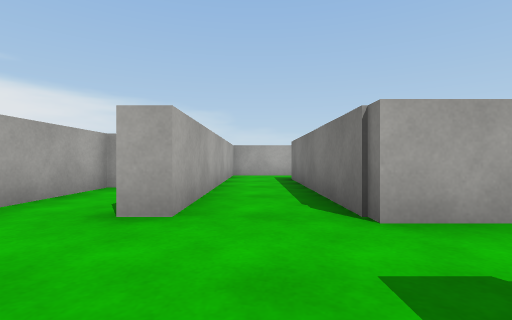
view 1 (above)

24 first-person views from a walk through a Unity game level. The camera is 0.51 m above the floor, looks level and sees 85° across. The floor is counted in squares, 1 m on a side. Each view is taken from the middle of a square. On the plan, view 1 faces up. The plan holds only what a view shows up to about 9 squares ahead; the rest is blank. The place goes on beyond the plan. The player is left out. Surface patterns are stand-ins for the level's own textures.

view 2
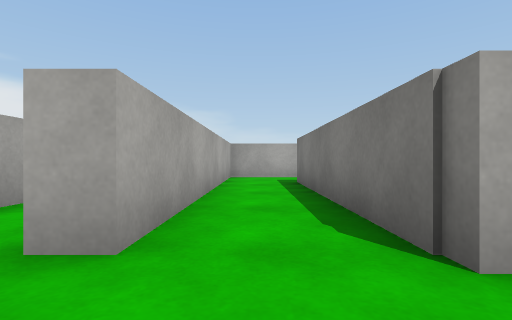

view 3
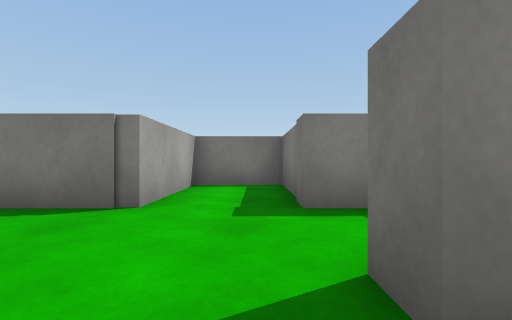

view 4
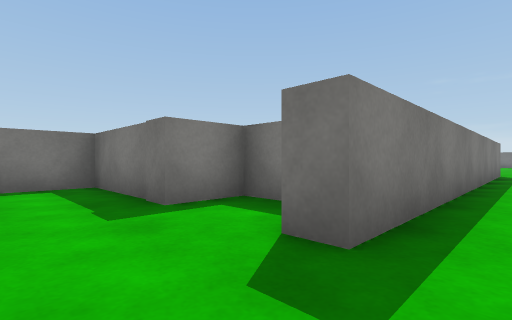

view 5
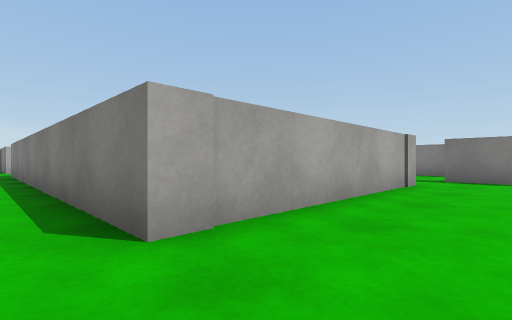

view 6
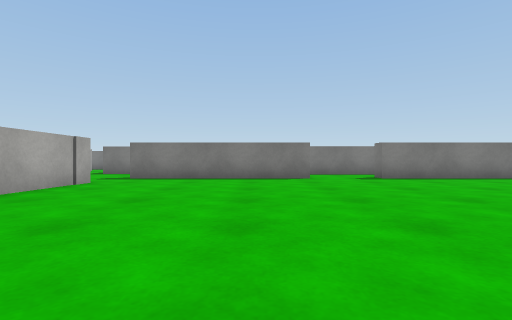

view 7
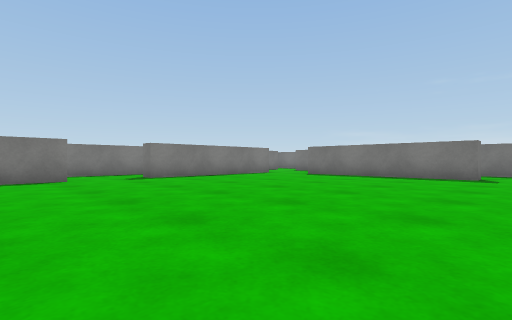

view 8
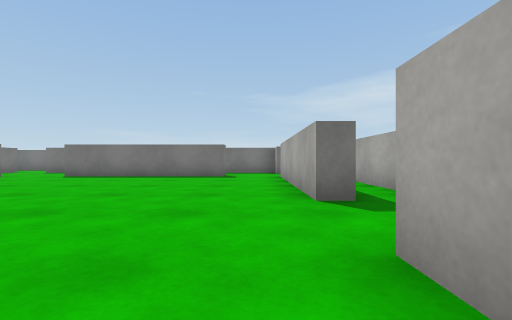

view 9
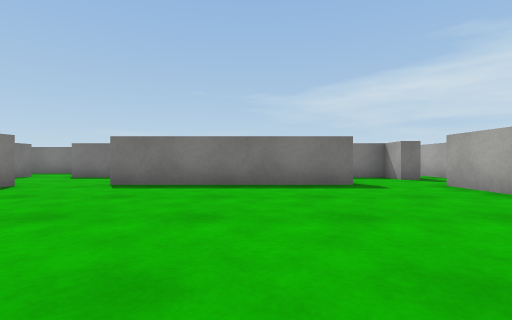

view 10
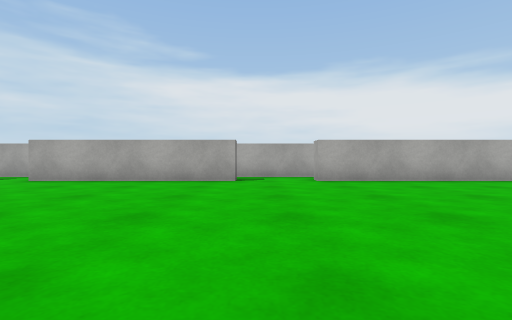

view 11
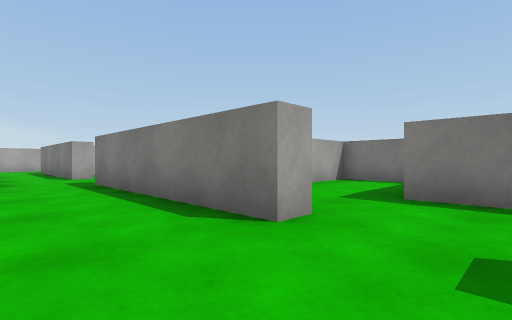

view 12
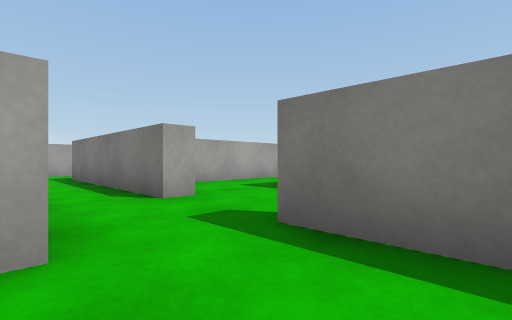

view 13
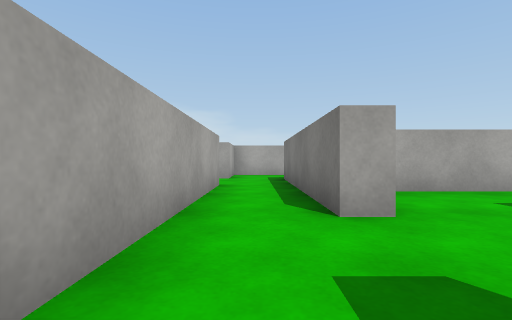

view 14
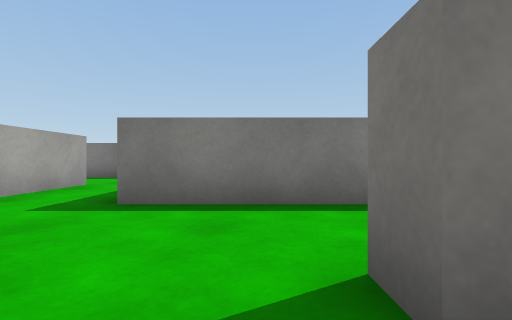

view 15
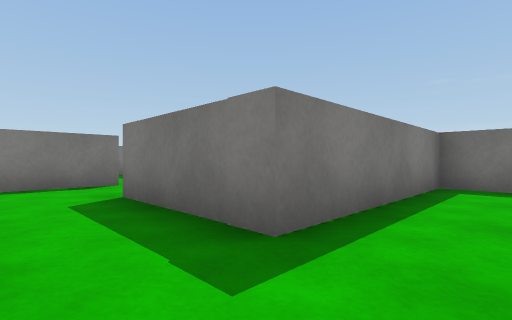

view 16
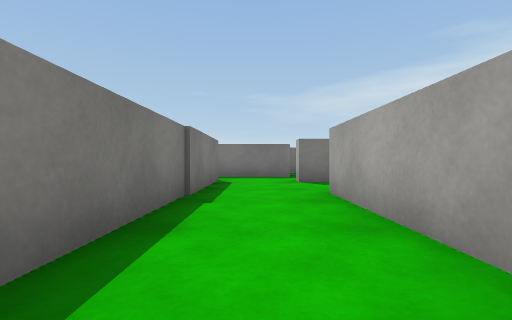

view 17
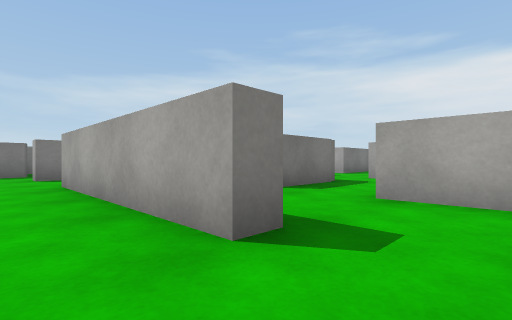

view 18
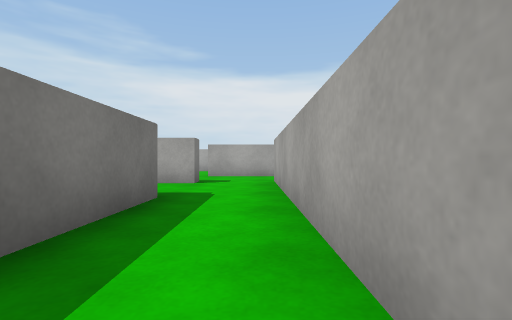

view 19
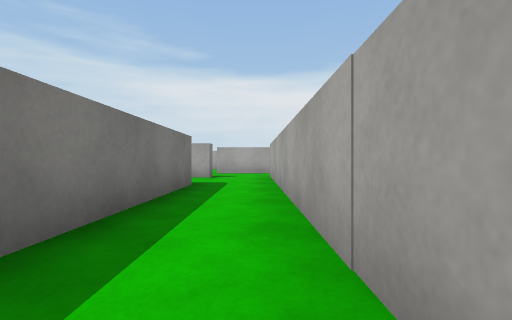

view 20
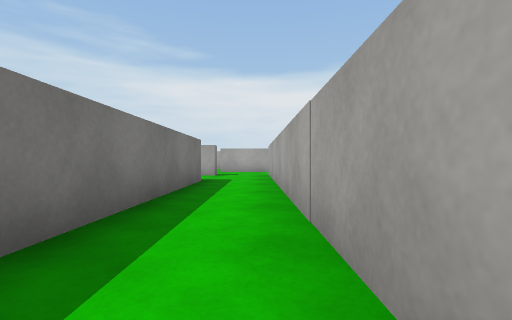

view 21
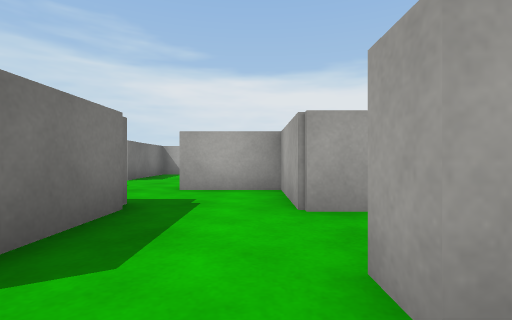

view 22
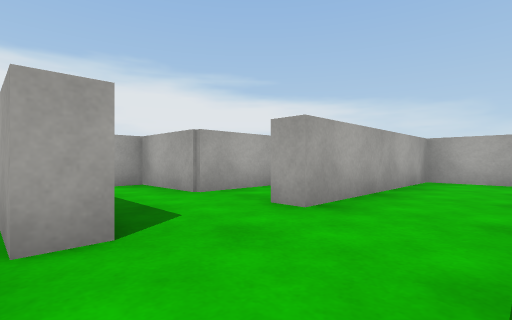

view 23
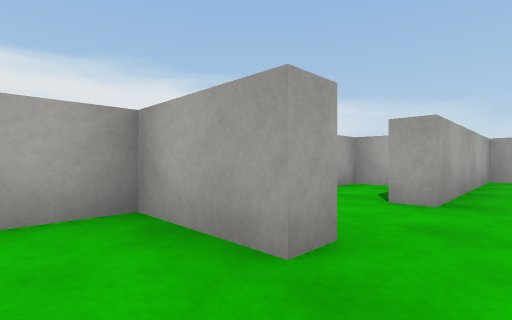

view 24
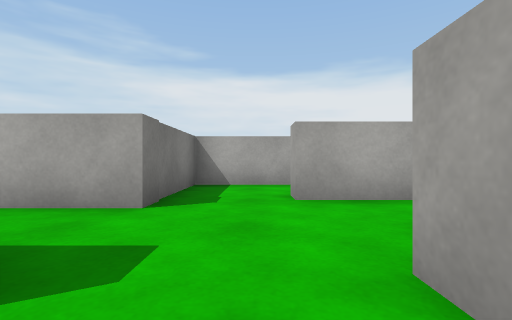

### Floor plan
Ten units are one square. View 1 is at (0, 0); x grows to the right and y downward. Boxes are objects, and circles mark ways between rooms. Rooms are numbered by the first view taken in them; rooms with no view inside come last. Other rooms are left out.
<svg viewBox="-49 -97 250 352">
<path fill="none" stroke="#000" d="M-13 -5 -8 -5M2 7 10 7 10 -5 37 -5 37 -22 10 -22 10 -75M12 -92 -7 -92 -7 -25 -12 -25M62 145 58 145 58 95 62 95M-28 165 -28 215M-28 98 -28 145M64 75 58 75 58 24M58 215 58 165 62 165M-10 222 -10 218 40 218M43 42 43 93 -13 93 -13 -5M-28 232 -28 242 -8 242M52 242 64 242M63 5 43 5 43 23 38 23M-28 -52 -28 -30M109 74 109 80M130 81 130 20M109 3 109 55 72 55M72 118 82 118 82 74 111 74M131 3 186 3M196 -14 116 -14M102 3 109 3M116 -14 101 -14M83 -14 83 5M83 24 83 29 63 29 63 40M15 10 15 25 10 25M-7 22 -7 42 20 42 20 58M-32 165 -28 165M-44 228 -44 250M-34 232 -28 232M-28 145 -32 145M-44 142 -44 196M83 5 78 5M58 24 80 24M70 -18 63 -18 63 5M109 95 131 95"/>
<circle cx="-10" cy="-15" r="3" fill="#2a7"/>
<circle cx="60" cy="85" r="3" fill="#2a7"/>
<circle cx="40" cy="35" r="3" fill="#2a7"/>
<circle cx="-30" cy="155" r="3" fill="#2a7"/>
<circle cx="-30" cy="225" r="3" fill="#2a7"/>
<circle cx="60" cy="15" r="3" fill="#2a7"/>
<circle cx="120" cy="10" r="3" fill="#2a7"/>
<circle cx="120" cy="80" r="3" fill="#2a7"/>
<circle cx="110" cy="-5" r="3" fill="#2a7"/>
<circle cx="95" cy="30" r="3" fill="#2a7"/>
<circle cx="80" cy="15" r="3" fill="#2a7"/>
<text x="0" y="-30">1</text>
<text x="20" y="140">2</text>
<text x="100" y="60">3</text>
<text x="160" y="-10">4</text>
<text x="100" y="0">5</text>
<text x="90" y="40">6</text>
<text x="20" y="40">7</text>
<text x="-40" y="190">8</text>
<text x="70" y="10">9</text>
<text x="120" y="90">10</text>
</svg>
Room 1 opens to room 2. Room 2 opens to room 3. Room 2 opens to room 7. Room 2 opens to room 8. Room 2 opens to room 9. Room 3 opens to room 4. Room 3 opens to room 10. Room 4 opens to room 5. Room 5 opens to room 6. Room 5 opens to room 9.

Where each view was taken, in squares from view 1:
view 1: 0 up, 0 right, facing up
view 2: 1 up, 0 right, facing up
view 3: 1 up, 2 left, facing right
view 4: 2 up, 2 left, facing down-right
view 5: 11 down, 2 left, facing up-right
view 6: 13 down, 2 left, facing right
view 7: 13 down, 2 left, facing down-right
view 8: 13 down, 2 left, facing down
view 9: 16 down, 1 right, facing down
view 10: 16 down, 4 right, facing left
view 11: 16 down, 4 right, facing up-right
view 12: 11 down, 4 right, facing up-right
view 13: 10 down, 5 right, facing up
view 14: 9 down, 5 right, facing right
view 15: 6 down, 7 right, facing down-right
view 16: 1 down, 12 right, facing down
view 17: 1 up, 12 right, facing down-left
view 18: 1 up, 17 right, facing left
view 19: 1 up, 19 right, facing left
view 20: 1 up, 20 right, facing left
view 21: 1 down, 9 right, facing left
view 22: 3 down, 10 right, facing up-left
view 23: 4 down, 9 right, facing up-left
view 24: 3 down, 5 right, facing left
